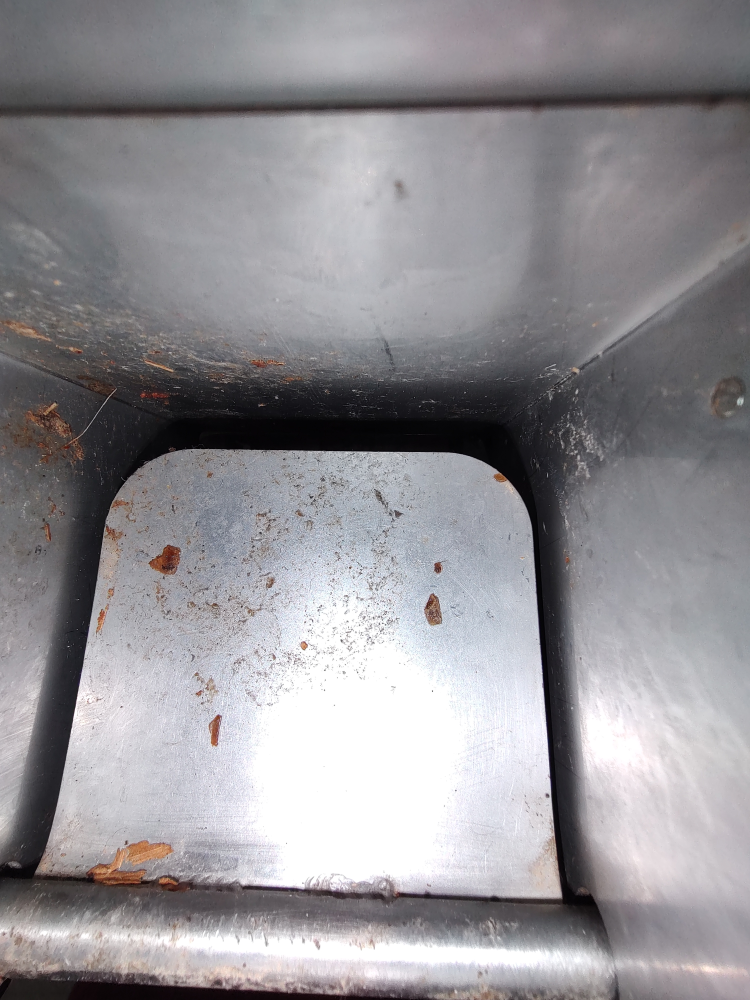
#> input picture ImageAssets/Empty/Empty1.jpg, 3000 x 4000 px, found by its file name (shown at 1/4 size)
$ python rough_draft.py
#> lines starting #> are read from the running program, lines starting #| are printed output that depends on the picture; after the words box and inside, x2 and y2 are one past the last pixel; in counts of white or black regions, pixels touching at a corner belong together
### MyApp/helper_functions.py
def myimages(imdir):
    import os
    # imdir = '.\\..\\ImageAssets\\Juicy\\'
    files = os.listdir(imdir)
    image_paths = list(
        map(lambda filename: imdir+filename,
            filter(
                lambda filename: filename.endswith(('.jpg','.JPG')), files)
            )
        )

    return image_paths

### MyApp/rough_draft.py
# --------- TODO
# --- create mask
# subtract image
# conduct segmentation on the image to get just the date colors

# --- goal here is to get outline mask
# erode outliers, maybe use morph?
# morph close to get full shape
# use contours to isolate the largest contour, which at this point should definitely be the date

# here could also use another library to get border of all points, without having to morph or contour
# use binary image as a mask on original image

import cv2
import numpy as np
import helper_functions

shape = (3840,2160)
# shape = (800, 800)

subtraction_parameter = 100 # mask on subtraction
size_of_ellipse = 50
# lowHSV = (180-45, 60, 50)
lowHSV = (1, 1, 1)
highHSV = (180, 255, 255) # use app_morphology or app_HSV_Thresholds_on_Image

def get_me_a_date(img, blank_img ,stops_huh=False):
    if stops_huh:
        cv2.imshow("Results", img); cv2.waitKey(0)

    # - subtraction
    sub = cv2.subtract(blank_img,img)
    if stops_huh:
        cv2.imshow("Results", sub); cv2.waitKey(0)

    sub = cv2.cvtColor(sub,cv2.COLOR_BGR2GRAY) #makes subtraction grayscale to create a mask
    if stops_huh:
        cv2.imshow("Results", sub); cv2.waitKey(0)

    black = np.array([subtraction_parameter]) #lower bound
    white = np.array([255]) #upper bound (there is no upper bound)
    mask = cv2.inRange(sub, black, white) # true or false (white or black) if a pixel is within range
    if stops_huh:
        cv2.imshow("Results", mask); cv2.waitKey(0)

    # - reappy color to subtraction mask to do color analysis
    colorized_subtraction = cv2.bitwise_and(img, img, mask=mask) # only shows pixels within the mask range in test image for result
    if stops_huh:
        cv2.imshow("Results", colorized_subtraction); cv2.waitKey(0)

    HSV_img = cv2.cvtColor(colorized_subtraction, cv2.COLOR_BGR2HSV)
    segmented_binary_img = cv2.inRange(HSV_img, lowHSV, highHSV)

    if stops_huh:
        print('segmented binary')
        cv2.imshow("Results", segmented_binary_img); cv2.waitKey(0)


    # - fill out the date with morphology
    kernel = cv2.getStructuringElement(cv2.MORPH_ELLIPSE, (size_of_ellipse, size_of_ellipse))
    morphed_img = cv2.morphologyEx(segmented_binary_img, cv2.MORPH_CLOSE, kernel)
    if stops_huh:
        cv2.imshow("Results", morphed_img); cv2.waitKey(0)

    # at this point, the date should be the biggest foreground object in the image


    # - remove outlying objects with contours # filter and show
    contours, hierarchy = cv2.findContours(morphed_img, cv2.RETR_EXTERNAL, cv2.CHAIN_APPROX_NONE)

    contours = sorted(contours, key=lambda x: cv2.contourArea(x), reverse=True) # get only largest contour

    mask = np.zeros(img.shape, np.uint8)
    cv2.drawContours(mask, np.array([contours[0]]), -1, (255,255,255), -1 )

    if stops_huh:
        cv2.imshow("Results", mask); cv2.waitKey(0)

    # # convert this RGB mask to a binary mask, don't really want to di inRange here... see how to fix
    sub = cv2.cvtColor(mask,cv2.COLOR_BGR2GRAY) #makes subtraction grayscale to create a mask
    black = np.array([15]) #lower bound
    white = np.array([255]) #upper bound (there is no upper bound)
    mask = cv2.inRange(sub, black, white) # true or false (white or black) if a pixel is within range

    final = cv2.bitwise_and(img, img, mask=mask)
    if stops_huh or True:
        cv2.imshow("Results", final); cv2.waitKey(0)

    return final

def main(stops_huh=True):
#> called with stops_huh = True
    cv2.namedWindow("Results",cv2.WINDOW_NORMAL)
    cv2.namedWindow("Controls",cv2.WINDOW_NORMAL)
    cv2.resizeWindow("Controls",640,240)

    blank_img = cv2.resize(cv2.imread(".\\..\\ImageAssets\\Empty\\Empty1.jpg"), shape)
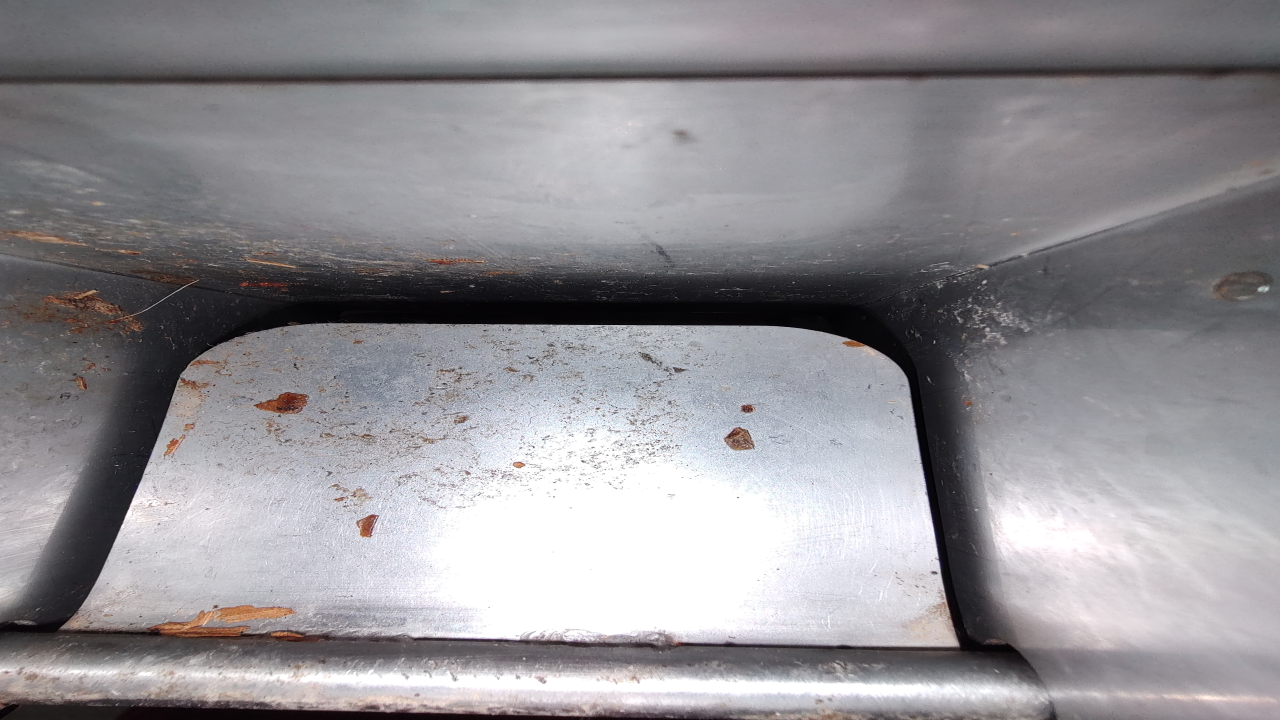
#> blank_img: shape (2160, 3840, 3) (shown at 1/3 size); mean B, G, R 149.3, 145.3, 147.5
    image_paths = helper_functions.myimages('.\\..\\ImageAssets\\Juicy\\')
    # image_paths = helper_functions.myimages('.\\..\\ImageAssets\\YaaraSorted\\')
    # image_paths = helper_functions.myimages('.\\..\\ImageAssets\\Moist\\')
    cv2.createTrackbar("Image","Controls",0,len(image_paths)-1,lambda _:_)


    while True:
        img = cv2.imread(image_paths[cv2.getTrackbarPos("Image","Controls")])
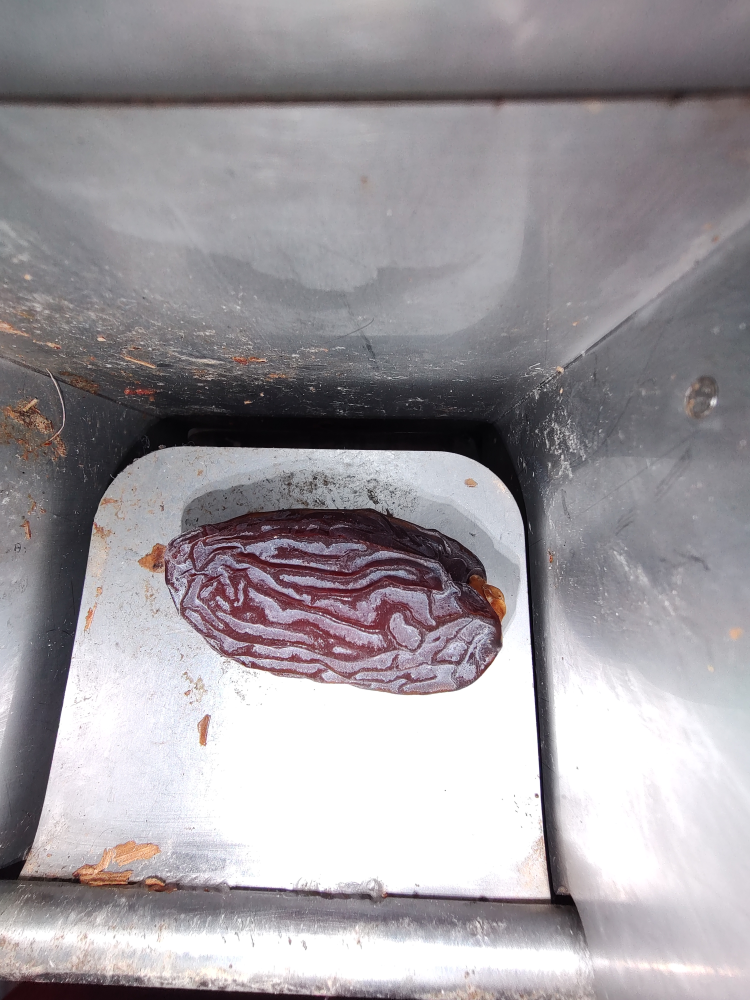
#> input picture ImageAssets/Juicy/Juicy1.jpg, 3000 x 4000 px, found by its file name (shown at 1/4 size)
#> img is the input picture: shape (4000, 3000, 3); mean B, G, R 158.4, 153.8, 158.4
        img = cv2.resize(img, shape)
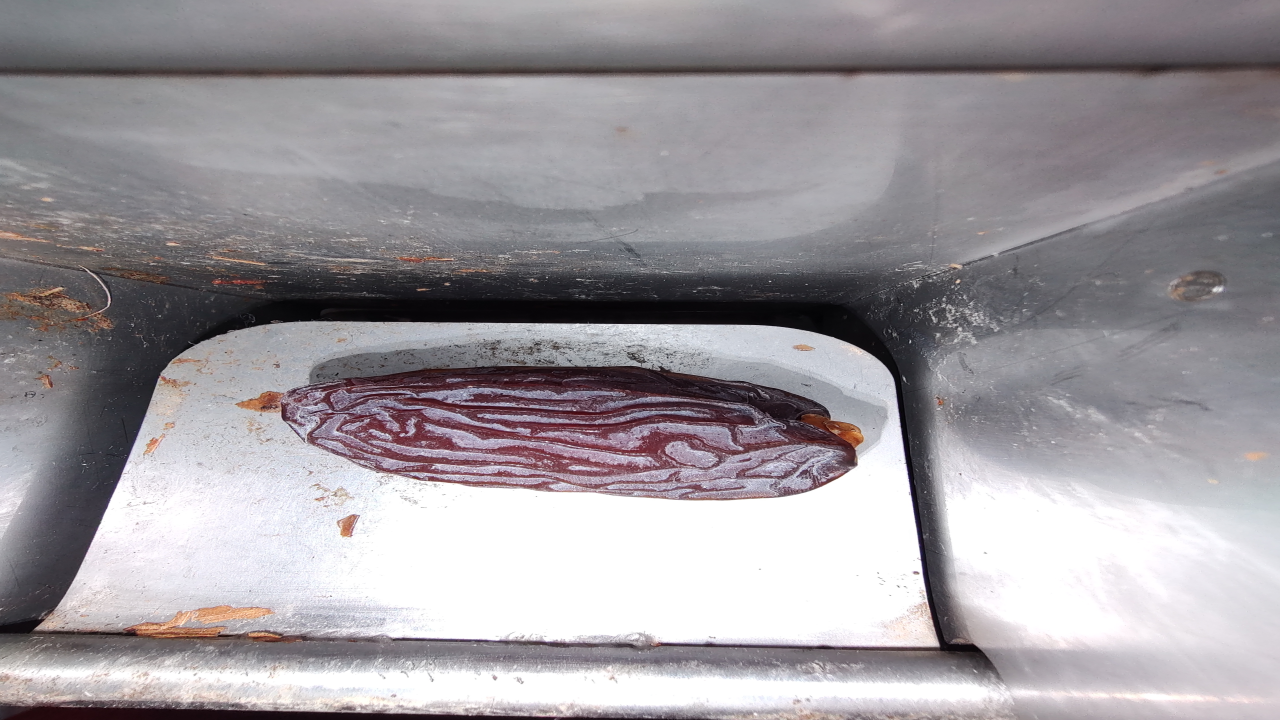
#> img: shape (2160, 3840, 3) (shown at 1/3 size); mean B, G, R 158.3, 153.7, 158.3

        final = get_me_a_date(img, blank_img, stops_huh)
#> in get_me_a_date, `mask = cv2.inRange(sub, black, white)`:
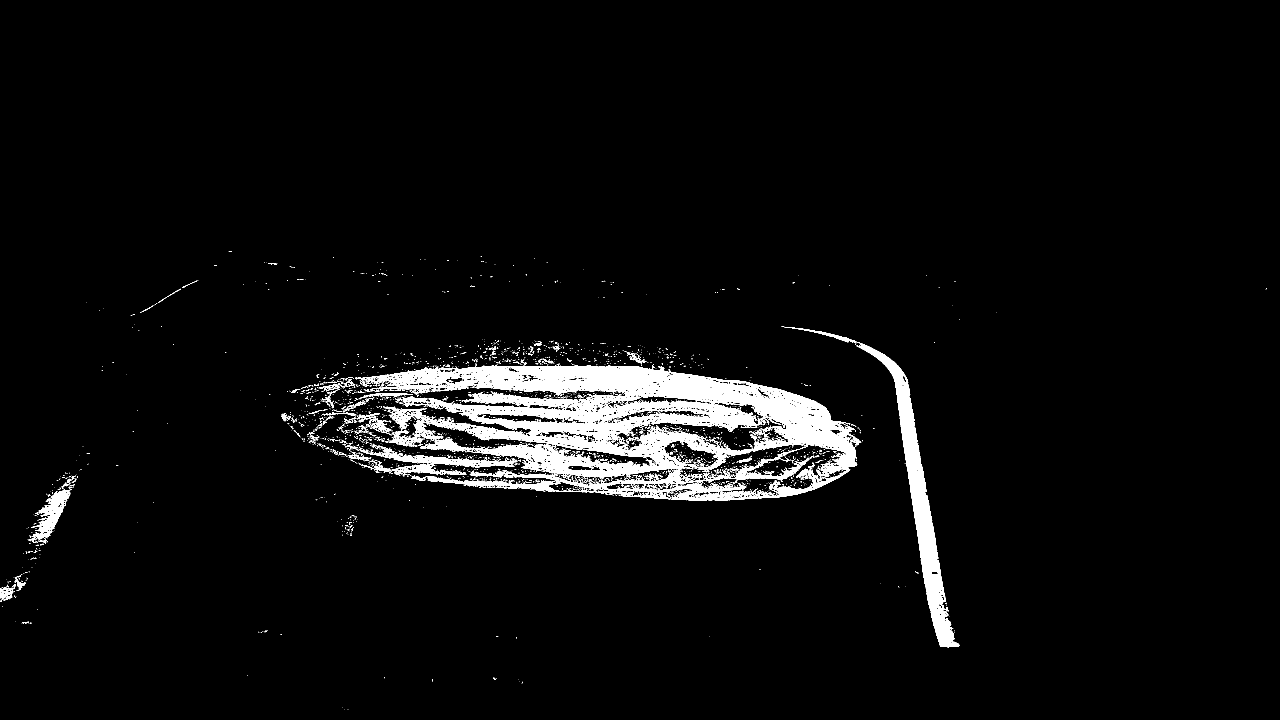
#> mask: shape (2160, 3840) (shown at 1/3 size); 3.9% white; 3747 white regions (3445 under 20 px), largest, box (x1, y1, x2, y2) and area: (1073, 1094, 2584, 1501) 225314, (2344, 980, 2878, 1942) 42014, (93, 1466, 216, 1616) 5410
#> in get_me_a_date, `HSV_img = cv2.cvtColor(colorized_subtraction, cv2.COLOR_BGR2HSV)`: HSV_img: shape (2160, 3840, 3); mean H, S, V 6.1, 3.7, 3.3
#> in get_me_a_date, `segmented_binary_img = cv2.inRange(HSV_img, lowHSV, highHSV)`: segmented_binary_img: shape (2160, 3840); 3.9% white; 3770 white regions (3469 under 20 px), largest, box (x1, y1, x2, y2) and area: (1073, 1094, 2584, 1501) 223172, (2344, 980, 2878, 1942) 41958, (93, 1466, 216, 1616) 5410
#> in get_me_a_date, `morphed_img = cv2.morphologyEx(segmented_binary_img, cv2.MORPH_CLOSE, ..`: morphed_img: shape (2160, 3840); 8.4% white; 56 white regions (32 under 20 px)
#> in get_me_a_date, `contours, hierarchy = cv2.findContours(morphed_img, cv2.RETR_EXTERNAL,..`: contours = 56 contours, 34 with area under 20; largest, box (x1, y1, x2, y2) and area: (846, 1018, 2591, 1502) 616142, (2351, 981, 2878, 1942) 43895, (0, 1340, 270, 1821) 22664, (1014, 1546, 1072, 1608) 1938, (1107, 787, 1165, 845) 1464
#> in get_me_a_date, `cv2.drawContours(mask, np.array([contours[0]]), -1, (255,255,255), -1 )`: mask: shape (2160, 3840, 3); 7.5% white; 1 white region, box (x1, y1, x2, y2) and area: (846, 1018, 2591, 1502) 618121
#> in get_me_a_date, `final = cv2.bitwise_and(img, img, mask=mask)`:
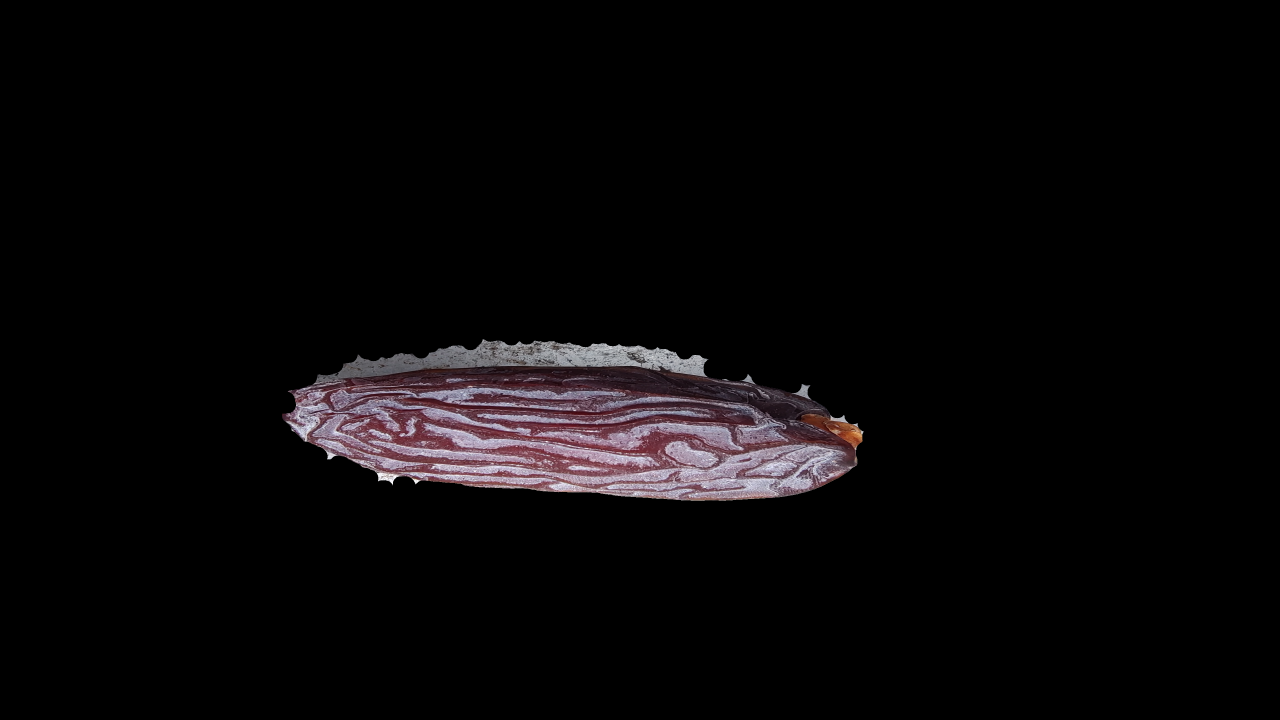
#> final: shape (2160, 3840, 3) (shown at 1/3 size); mean B, G, R 8.3, 7.4, 9.2

        cv2.imshow("Results", final); cv2.waitKey(0)

        key = cv2.waitKey(500) # milliseconds, enough for it
#> (key q is pressed here)
        if key == ord('q') or key == 27:
            break
    cv2.destroyAllWindows()


# try:
main(stops_huh=True)
# except Exception as e:
#     print(e)
